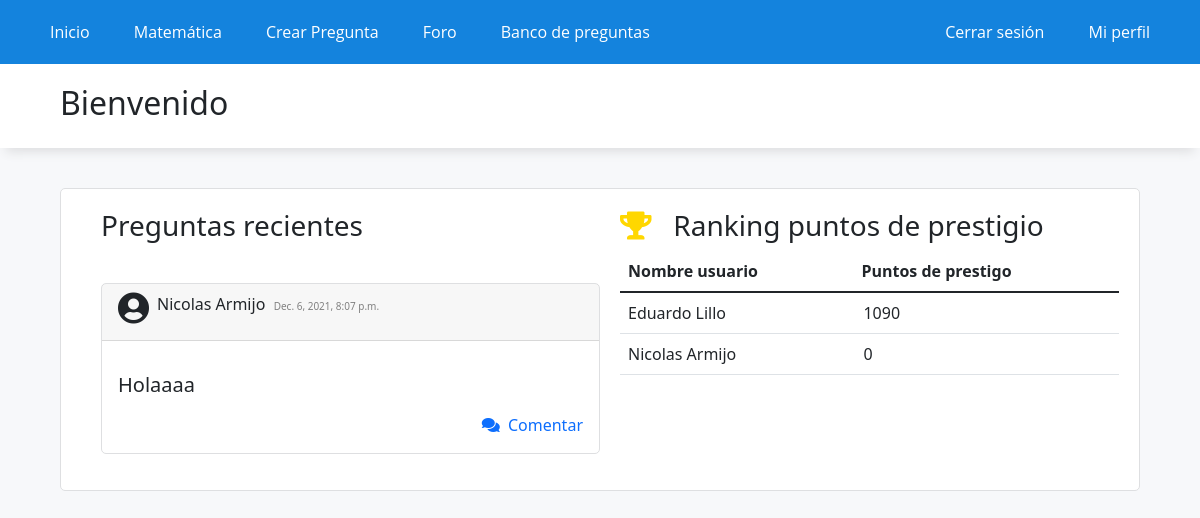
/home/ (signed in), run on the app's committed database.
### WebApp/models.py (models this page shows, shortened)
class PostForo(models.Model):
    usuario = models.ForeignKey(settings.AUTH_USER_MODEL, on_delete=models.CASCADE)
    sigla = models.CharField(max_length=7, choices=siglas)
    texto = models.TextField()
    slug = models.SlugField(unique=True, blank=True)
    tiempo = models.DateTimeField(auto_now_add=True)
    class Meta:
        ordering = ['-tiempo']

### WebApp/views.py (the view)
# urls.py: path('home/',home,name='home'),
def home(request):
    puntos_usuarios = profile.objects.order_by('-punctuation')
    if len(puntos_usuarios) > 10:
        puntos_usuarios = puntos_usuarios[:10]
    name = ''
    if request.user.is_authenticated:
        nombre_usuario = request.user.first_name
        appelido_usuario = request.user.last_name
        name = nombre_usuario + " " + appelido_usuario
    top = []
    for usuario in puntos_usuarios:
        id_usuario = usuario.name_id
        puntuacion = usuario.punctuation
        nombre = User.objects.get(id=id_usuario).first_name
        apellido = User.objects.get(id=id_usuario).last_name
        nombre_completo = nombre + ' ' + apellido
        top.append((nombre_completo,puntuacion))
    post = PostForo.objects.all()[:2]
    data = {
        'name': name,
        'top': top,
        'post': post,
    }
    return render(request,'app/index.html',data)

### WebApp/templates/app/index.html (shortened to what this page needs)
{% extends 'app/base.html' %}
{% load static %}
{% block contenido %}
<div class="titulo">
    <h2>Bienvenido <p id="mostrarNombre">{{name}}</p>
    </h2>
</div>
<div class="elContenedor">
<div class="flex-index">
    <div style="margin-left: 30px;">
            <h3>Preguntas recientes</h3>
            {% for p in post %}
            <div class="preguntas mb-3" style="max-width: 500px;">
                <div class="card-header"><i style="float: left; "class="svg-inline--fa fas fa-user-circle fa-2x">&nbsp;</i> <p style="display: inline-block; ">{{p.usuario.first_name}}{{" "}}{{p.usuario.last_name}}</p> &nbsp;<h7 style="color: gray; font-size: 10px;">{{p.tiempo}}</h7></div>
                <div class="card-body">
                    <p class="card-text">
                            <h5 href=>{{p.texto}}</h5>
                        </p>
                    <a style="text-decoration: none; " href="/post_id/{{p.id}}/">
                        <div class="comentar" style="text-align: right;"><i class="fas fa-comments "></i>&nbsp;&nbsp;Comentar</div>
                    </a>
                </div>
            </div>
            {% endfor %}
        </div>
        <div>
            <h3> <i class="fas fa-trophy" style="color: gold;"></i> &nbsp; Ranking puntos de prestigio</h3>
            <table class="table">
                <thead>
                    <tr>
                        <th scope="col">Nombre usuario </th>
                        <th scope="col">Puntos de prestigo</th>
                    </tr>
                </thead>
                {% for u in top %}
                <thbody>
                    <tr>
                        <td> {{u.0}}</td>
                        <td style="padding-left: 10px;"> {{u.1}}</td>
                    </tr>
                </thbody>
                {% endfor %}
            </table>
        </div>
    </div>
</div>
{% endblock %}

### WebApp/static/app/css/styles.css (style rules this page uses)
* { margin: 0; padding: 0; -webkit-box-sizing: border-box; -moz-box-sizing: border-box; box-sizing: border-box; }
body { background: rgb(247,248,250); }
.titulo { box-shadow: 0px 10px 10px -6px rgb(222,223,225); background-color: white; padding-top: 20px; padding-bottom: 10px; padding-left: 5%; margin-bottom: 40px; width: 100%; }
.elContenedor { width: 90%; padding-top: 0px; margin:auto; }
.preguntas { background-color: rgb(255,255,255); border-radius: 5px ; margin-bottom: 40px; margin-top: 40px; border: 1px solid rgb(222,223,225); }
.flex-index { display: flex; background-color: rgb(255,255,255); padding: 10px; border-radius: 5px ; margin-bottom: 40px; border: 1px solid rgb(222,223,225); }
.flex-index >div { width: 50%; margin: 10px; text-align: left; }

### data on the page
PostForo: usuario.first_name "Nicolas", usuario.last_name "Armijo", tiempo "Dec. 6, 2021, 8:07 p.m.", texto "Holaaaa"

### other printed values
{{ u.0 }} "Eduardo Lillo" "Nicolas Armijo"
{{ u.1 }} "1090" "0"
